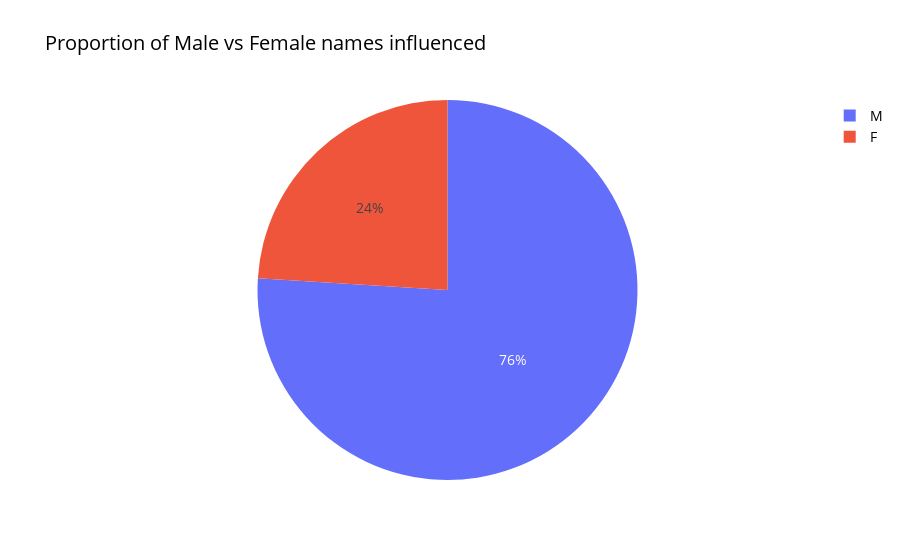

Write notebook code for a chart like this one.
### Markdown cell above
You could start by breaking down how often female versus male names appear with a positive influence (the boolean “influenced” indicator) and then comparing their average influence scores. Here are a few angles to consider:

### Overall comparison by gender:
Look at the proportion of female names influenced versus male names influenced.

### Code cell
# Calculate the proportion of male vs female names influenced
gender_counts = merged_df['Gender'].value_counts()

# Create a pie chart
fig = px.pie(
    gender_counts,
    values=gender_counts.values,
    names=gender_counts.index,
    title='Proportion of Male vs Female names influenced'
)

# Set transparent background and update font styles
fig.update_layout(
    template='plotly_white',  # White background with gridlines
    font=dict(size=14, color='black'),  # Adjust font size and color for labels
)

fig.show()
fig.write_html("docs/_includes/pie_chart_gender.html")

### Figure 1 — Plotly figure (JSON) as saved in the notebook; plotly's stock layout.template omitted (floating-point values rounded to 4 significant figures)
{"data": [{"domain": {"x": [0.0, 1.0], "y": [0.0, 1.0]}, "hovertemplate": "Gender=%{label}<br>value=%{value}<extra></extra>", "labels": ["M", "F"], "legendgroup": "", "name": "", "showlegend": true, "values": [326, 103], "type": "pie"}], "layout": {"legend": {"tracegroupgap": 0}, "title": {"text": "Proportion of Male vs Female names influenced"}, "font": {"size": 14, "color": "black"}}}
